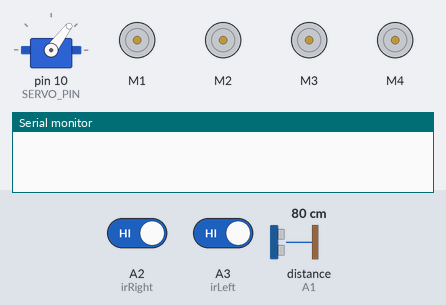
Bench run of a sketch on a simulated Arduino Uno, built with avr-gcc and run on an emulated ATmega328P. On the bench: servo, 4 × DC motor (green arrow = forward, orange = backward, longer = faster), the last lines printed to the serial monitor. The test bench sets the inputs (shaded band); at power-on: A2 (irRight) HIGH, distance to the obstacle (sensor on A1) 80 cm, A3 (irLeft) HIGH. The echo pulse lasts 58.3 µs per cm.

Above: at 1.5 s.
1.6 s: A2 (irRight) driven LOW
At 2.8 s:
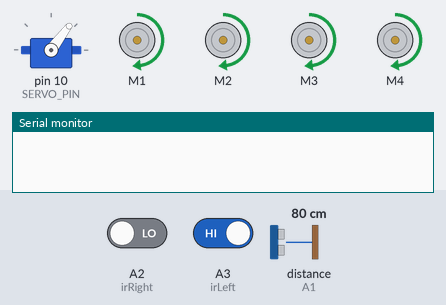
3.1 s: distance to the obstacle (sensor on A1) set to 17 cm
4.6 s: distance to the obstacle (sensor on A1) set to 14 cm
At 7.4 s:
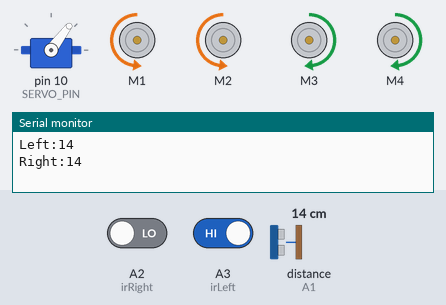
7.6 s: distance to the obstacle (sensor on A1) set to 18 cm
At 9.1 s:
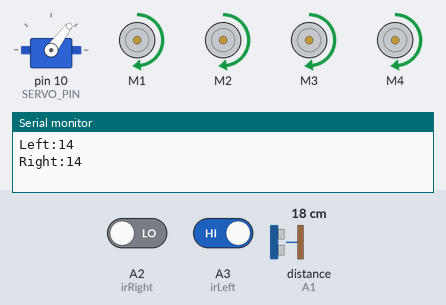
9.9 s: distance to the obstacle (sensor on A1) set to 2 cm
At 10.9 s:
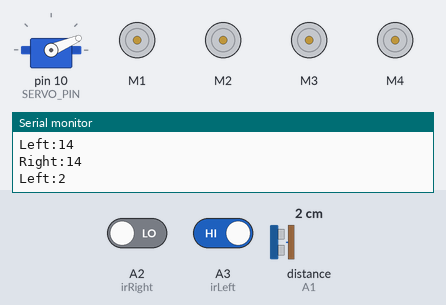
Timing chart, 0 to 13.9 s (numbered marks = the images above; inputs shaded):
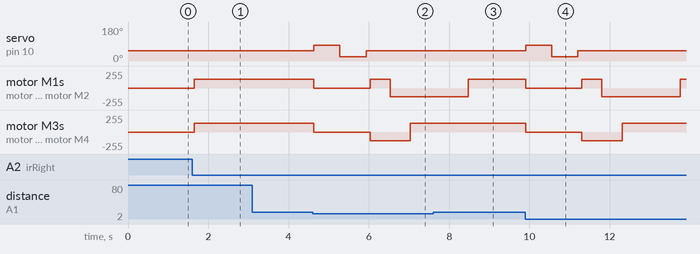

The sketch:

linefollowingrobot.ino
```cpp
// first, you need to install the motor driver for L293D motor driver
// Go to Sketch -> Include Library -> Manage Library -> Search for Adafruit Motor Shield V1
#include <NewPing.h>
#include <Servo.h>
#include <AFMotor.h>

// ======================= Sensors & Pins =======================
#define TRIGGER_PIN A0
#define ECHO_PIN    A1
#define max_distance 50

// IR sensors
#define irLeft  A3
#define irRight A2

// ======================= Motor Config =========================
#define MAX_SPEED 255
#define MAX_SPEED_OFFSET 20

// Motor inversion (true = inverted, false = normal)
const bool INVERT_LEFT_MOTORS  = true;   // Motors 1 & 2
const bool INVERT_RIGHT_MOTORS = false;  // Motors 3 & 4

// IR polarity inversion (set to true if your wiring/sensors read inverted)
const bool INVERT_LEFT_IR  = false;
const bool INVERT_RIGHT_IR = false;

// ======================= Servo / Ultrasonic ===================
// Make forward direction tunable so you can micro‑align the HC‑SR04.
// Start with 90 and tweak ± a few degrees until it points straight ahead.
const int SERVO_PIN      = 10;
const int SERVO_FORWARD  = 53;  // <— TUNE THIS
const int SERVO_LEFT     = SERVO_FORWARD + 30; // scan left angle
const int SERVO_RIGHT    = SERVO_FORWARD - 30; // scan right angle

// ======================= Avoidance Tunables ===================
const int OBSTACLE_CM       = 15;   // trigger distance for avoidance
const int AVOID_BACK_MS     = 500;  // back off time
const int AVOID_TURN_MS     = 500;  // pivot time toward chosen side
const int AVOID_FORWARD_MS  = 1450;  // drive forward time after turning

// Line re-acquisition (simple + tunable)
const int REACQ_TURN_MS     = 900;  // pivot into the OPPOSITE direction
const unsigned long REACQ_MAX_MS = 3500; // give up after this many ms if no line

Servo servo;
NewPing sonar(TRIGGER_PIN, ECHO_PIN, max_distance);

// Motors (Adafruit Motor Shield V1)
AF_DCMotor motor1(1, MOTOR12_1KHZ);
AF_DCMotor motor2(2, MOTOR12_1KHZ);
AF_DCMotor motor3(3, MOTOR34_1KHZ);
AF_DCMotor motor4(4, MOTOR34_1KHZ);

// ---------- Helpers (prototypes) ----------
void lookForward();
int  getDistance();
int  lookLeft();
int  lookRight();
void Stop();
void runLeftMotors(int direction);
void runRightMotors(int direction);
void moveForward();
void moveBackward();
void moveRight();
void moveLeft();
void avoidManeuver(bool preferLeft);
bool onLine();
void objectAvoid();

void setup() {
  Serial.begin(9600);
  pinMode(irLeft, INPUT);
  pinMode(irRight, INPUT);

  servo.attach(SERVO_PIN);
  lookForward();                 // Ensure ultrasonic faces forward at startup
  delay(300);

  motor1.setSpeed(130);
  motor2.setSpeed(130);
  motor3.setSpeed(130);
  motor4.setSpeed(130);
}

// Read IRs with optional inversion
int readLeftIR()  { int v = digitalRead(irLeft);  return INVERT_LEFT_IR  ? !v : v; }
int readRightIR() { int v = digitalRead(irRight); return INVERT_RIGHT_IR ? !v : v; }

void loop() {
  // Line-follow decisions (kept simple)
  if (readLeftIR() == 0 && readRightIR() == 0) {
    objectAvoid();
    // forward handled inside objectAvoid when clear
  }
  else if (readLeftIR() == 0 && readRightIR() == 1) {
    objectAvoid();
    moveLeft();
  }
  else if (readLeftIR() == 1 && readRightIR() == 0) {
    objectAvoid();
    moveRight();
  }
  else if (readLeftIR() == 1 && readRightIR() == 1) {
    Stop();
    lookForward();  // keep ultrasonic facing forward while stopped
  }
}

// Ensure the ultrasonic faces straight ahead
void lookForward() {
  servo.write(SERVO_FORWARD);
}

void objectAvoid() {
  lookForward(); // start with the sensor forward

  int d = getDistance();
  if (d <= OBSTACLE_CM) {
    // Obstacle close => stop and scan
    Stop();

    int L = lookLeft();
    int R = lookRight();
    delay(100);

    bool preferLeft = (L >= R); // choose the freer side
    avoidManeuver(preferLeft);

    // exiting obstacle-avoid => face forward again
    lookForward();
  } else {
    // Clear path => go forward and keep sensor forward
    lookForward();
    moveForward();
  }
}

int getDistance() {
  delay(50);
  int cm = sonar.ping_cm();
  if (cm == 0) cm = 100; // treat out-of-range as far
  return cm;
}

int lookLeft () {
  servo.write(SERVO_LEFT);
  delay(500);
  int dist = getDistance();
  delay(100);
  lookForward();   // RECENTER after scan
  Serial.print("Left:");
  Serial.println(dist);
  return dist;
}

int lookRight() {
  servo.write(SERVO_RIGHT);
  delay(500);
  int dist = getDistance();
  delay(100);
  lookForward();   // RECENTER after scan
  Serial.print("Right:");
  Serial.println(dist);
  return dist;
}

// A line is considered found when either IR sees it (tune by flipping the IR inversion constants above).
bool onLine() {
  return (readLeftIR() == 0 || readRightIR() == 0);
}

void avoidManeuver(bool preferLeft) {
  // 1) Back off
  moveBackward();            delay(AVOID_BACK_MS);

  // 2) Pivot toward the freer side
  if (preferLeft) moveLeft(); else moveRight();
                             delay(AVOID_TURN_MS);

  // 3) Drive forward past the obstacle
  moveForward();             delay(AVOID_FORWARD_MS);

  // 4) Pivot into the OPPOSITE direction to re-approach the line edge
  if (preferLeft) moveRight(); else moveLeft();
                             delay(REACQ_TURN_MS);

  // 5) Keep rolling forward until the line is detected (or timeout)
  unsigned long start = millis();
  while (millis() - start < REACQ_MAX_MS) {
    moveForward();
    if (onLine()) break;  // let the main loop take over line following
    delay(10);
  }
}

void Stop() {
  motor1.run(RELEASE);
  motor2.run(RELEASE);
  motor3.run(RELEASE);
  motor4.run(RELEASE);
}

// Run left motors with inversion handling
void runLeftMotors(int direction) {
  int actual = direction;
  if (INVERT_LEFT_MOTORS) {
    if (direction == FORWARD) actual = BACKWARD;
    else if (direction == BACKWARD) actual = FORWARD;
  }
  motor1.run(actual);
  motor2.run(actual);
}

// Run right motors with inversion handling
void runRightMotors(int direction) {
  int actual = direction;
  if (INVERT_RIGHT_MOTORS) {
    if (direction == FORWARD) actual = BACKWARD;
    else if (direction == BACKWARD) actual = FORWARD;
  }
  motor3.run(actual);
  motor4.run(actual);
}

void moveForward()  { runLeftMotors(FORWARD);  runRightMotors(FORWARD); }
void moveBackward() { runLeftMotors(BACKWARD); runRightMotors(BACKWARD); }
void moveRight()    { runLeftMotors(BACKWARD); runRightMotors(FORWARD); }
void moveLeft()     { runLeftMotors(FORWARD);  runRightMotors(BACKWARD); }
```

Measured:
- the behaviour switches between 16 and 15 cm on distance to the obstacle (sensor on A1) (found by bisection; images 1 and 2)
- after the input at 1.6 s, motor M1–4: stopped → forward 130/255 after 0.05 s
- after the input at 3.1 s, every drawn part: stays the same
- after the input at 4.6 s, servo on pin 10 (SERVO_PIN): 53° → 83° at once, → 23° 0.65 s later, → 53° 0.65 s later; motor M1, motor M2: forward 130/255 → stopped at once, → forward 130/255 1.4 s later, → backward 130/255 0.50 s later; motor M3, motor M4: forward 130/255 → stopped at once, → backward 130/255 1.4 s later, → forward 130/255 1.0 s later
- after the input at 7.6 s, servo on pin 10 (SERVO_PIN): stays 53° (without the input it goes to 83° after 1.8 s); motor M1, motor M2: goes on until 8.5 s, then stays forward 130/255; motor M3, motor M4: stays forward 130/255 (without the input it goes to stopped after 1.8 s)
- after the input at 9.9 s, servo on pin 10 (SERVO_PIN): 53° → 83° at once, → 23° 0.65 s later, → 53° 0.65 s later; motor M1: forward 130/255 → stopped at once, → forward 130/255 1.4 s later, → backward 130/255 0.50 s later, → forward 130/255 2.0 s later
